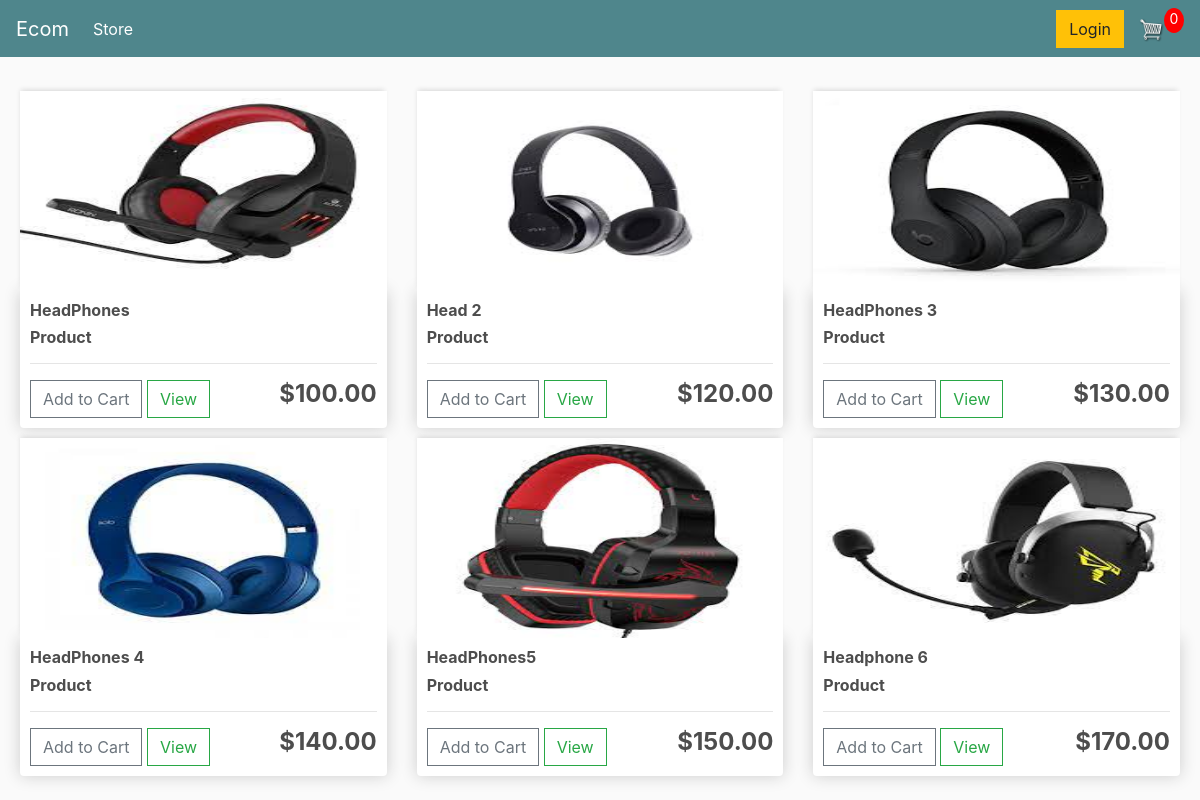
The page / on the database its author committed.
### home/models.py (models this page shows, shortened)
class Product(models.Model):
    name = models.CharField(max_length=200, null=True)
    price = models.FloatField()
    digital = models.BooleanField(default=False, null=True, blank=False)
    image = models.ImageField(null=True, blank=True)

### home/views.py (the view)
# urls.py: path("", views.store, name='store'),
def store(request):
    if request.user.is_authenticated:
        customer = request.user.customer
        order, created = Order.objects.get_or_create(customer=customer, complete=False)
        items = order.orderitem_set.all()
        cartItems = order.get_cart_items
    else:
        items = []
        order = {'get_cart_total':0, 'get_cart_items':0}
        cartItems = order['get_cart_items']
    products = Product.objects.all()
    context = {'products':products,'cartItems':cartItems}
    return render(request, 'store.html', context)

### template/store.html (shortened to what this page needs)
<!DOCTYPE html>
{% load static %}
<html>
<head>
	<link rel="stylesheet" href="https://stackpath.bootstrapcdn.com/bootstrap/4.4.1/css/bootstrap.min.css">
	<link rel="stylesheet" type="text/css" href="{% static 'css/main.css' %}">
</head>
<body>
	<nav class="navbar navbar-expand-lg navbar-dark bg-dark">
	  <a class="navbar-brand" href="{% url 'store' %}">Ecom</a>
	  <div class="collapse navbar-collapse" id="navbarSupportedContent">
	    <ul class="navbar-nav mr-auto">
	      <li class="nav-item active">
	        <a class="nav-link" href="{% url 'store' %}">Store <span class="sr-only">(current)</span></a>
	      </li>
	    </ul>
	    <div class="form-inline my-2 my-lg-0">
	     	<a href="#"class="btn btn-warning">Login</a>
	     	<a href="{% url 'cart' %}">
	    		<img  id="cart-icon" src="{% static 'images/cart.png' %}">
	    	</a>
	    	<p id="cart-total">{{cartItems}}</p>
	    </div>
	  </div>
	</nav>
     <div class="container">
            <br>
         </div>
<div class="row">
	{% for product in products %}
 <div class="col-lg-4">
    <img class="thumbnail" src="{{product.image.url}}" alt="">
    <div class="box-element product">
		<h6><strong>{{product.name}}</strong></h6>
        <h6> <strong>Product</strong></h6>
        <hr>
        <button data-product={{product.id}} data-action="add" class="btn btn-outline-secondary add-btn update-cart">Add to Cart</button>
				<a class="btn btn-outline-success" href="#">View</a>
				<h4 style="display: inline-block; float: right"><strong>${{product.price|floatformat:2}}</strong></h4>
    </div>
</div>
 {% endfor %}
</div>
</body>
</html>

### static/css/main.css (style rules this page uses)
body { background-color: hsl(0, 0%, 98%); }
h1,h2,h3,h4,h5,h6 { color:hsl(0, 0%, 30%); }
.box-element { box-shadow:hsl(0, 0%, 80%) 0 0 16px; background-color: #fff; border-radius: 4px; padding: 10px; }
.thumbnail { width: 100%; height: 200px; -webkit-box-shadow: -1px -3px 5px -2px rgba(214,214,214,1); -moz-box-shadow: -1px -3px 5px -2px rgba(214,214,214,1); box-shadow: -1px -3px 5px -2px rgba(214,214,214,1); }
.product { border-radius: 0 0 4px 4px; }
.bg-dark { background-color: #4f868c!important; }
#cart-icon { width:25px; display: inline-block; margin-left: 15px; }
#cart-total { display: block; text-align: center; color:#fff; background-color: red; width: 20px; height: 25px; border-radius: 50%; font-size: 14px; }
.col-lg-4, .col-lg-6, .col-lg-8, .col-lg-12 { margin-top: 10px; }
.btn { border-radius: 0; }
.row { margin-right: 5px; margin-left: 5px; }
.thumbnail { height: 273; }

### rows shown on the page
Product: image (picture), name "HeadPhones", price "100.00"
Product: image (picture), name "Head 2", price "120.00"
Product: image (picture), name "HeadPhones 3", price "130.00"
Product: image (picture), name "HeadPhones 4", price "140.00"
Product: image (picture), name "HeadPhones5", price "150.00"
Product: image (picture), name "Headphone 6", price "170.00"

### other values the page prints
{{ cartItems }} "0"
